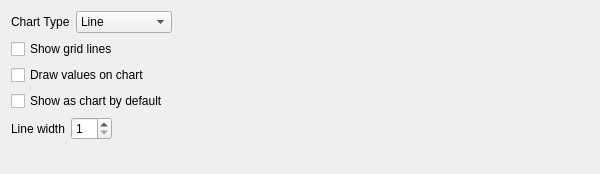
<?xml version="1.0" encoding="UTF-8"?>
<ui version="4.0" stdsetdef="0">
  <author></author>
  <comment></comment>
  <exportmacro></exportmacro>
  <class>kMyMoneyReportConfigTabChartDecl</class>
  <widget class="QWidget" name="kMyMoneyReportConfigTabChartDecl">
    <property name="geometry">
      <rect>
        <x>0</x>
        <y>0</y>
        <width>600</width>
        <height>174</height>
      </rect>
    </property>
    <property name="windowTitle">
      <string>Chart Tab</string>
    </property>
    <property name="toolTip" stdset="0">
      <string/>
    </property>
    <property name="whatsThis" stdset="0">
      <string>&lt;p&gt;On this tab, you configure the chart drawn forthis report.&lt;/p&gt;</string>
    </property>
    <layout class="QVBoxLayout">
      <item>
        <layout class="QHBoxLayout">
          <item>
            <widget class="QLabel" name="textLabel1">
              <property name="sizePolicy">
                <sizepolicy>
                  <hsizetype>5</hsizetype>
                  <vsizetype>5</vsizetype>
                  <horstretch>0</horstretch>
                  <verstretch>0</verstretch>
                </sizepolicy>
              </property>
              <property name="text">
                <string>Chart Type</string>
              </property>
              <property name="toolTip" stdset="0">
                <string>&lt;p&gt;Select what form you would like the chart to be drawn as.&lt;/p&gt;</string>
              </property>
              <property name="wordWrap">
                <bool>false</bool>
              </property>
            </widget>
          </item>
          <item>
            <widget class="QComboBox" name="m_comboType">
              <item>
                <property name="text">
                  <string>Line</string>
                </property>
              </item>
              <item>
                <property name="text">
                  <string>Bar</string>
                </property>
              </item>
              <item>
                <property name="text">
                  <string>Stacked Bar</string>
                </property>
              </item>
              <item>
                <property name="text">
                  <string>Pie</string>
                </property>
              </item>
              <item>
                <property name="text">
                  <string>Ring</string>
                </property>
              </item>
            </widget>
          </item>
          <item>
            <spacer name="spacer2">
              <property name="sizeHint">
                <size>
                  <width>121</width>
                  <height>20</height>
                </size>
              </property>
              <property name="sizeType">
                <enum>QSizePolicy::Expanding</enum>
              </property>
              <property name="orientation">
                <enum>Qt::Horizontal</enum>
              </property>
            </spacer>
          </item>
        </layout>
      </item>
      <item>
        <widget class="QCheckBox" name="m_checkGridLines">
          <property name="text">
            <string>Show grid lines</string>
          </property>
          <property name="toolTip" stdset="0">
            <string>&lt;p&gt;Select this option to show horizontal and vertical grid lines on the chart.&lt;/p&gt;</string>
          </property>
        </widget>
      </item>
      <item>
        <widget class="QCheckBox" name="m_checkValues">
          <property name="text">
            <string>Draw values on chart</string>
          </property>
          <property name="toolTip" stdset="0">
            <string>&lt;p&gt;Select this option to draw the numeric values for data points next to their plot location.&lt;/p&gt;</string>
          </property>
        </widget>
      </item>
      <item>
        <widget class="QCheckBox" name="m_checkShowChart">
          <property name="text">
            <string>Show as chart by default</string>
          </property>
          <property name="toolTip" stdset="0">
            <string>&lt;p&gt;Select this option to cause the report to be shown as a chart when you first open the report.  Otherwise, it will come up as a text report.&lt;/p&gt;</string>
          </property>
        </widget>
      </item>
      <item>
        <layout class="QHBoxLayout">
          <item>
            <widget class="QLabel" name="textLabel6">
              <property name="sizePolicy">
                <sizepolicy>
                  <hsizetype>5</hsizetype>
                  <vsizetype>5</vsizetype>
                  <horstretch>0</horstretch>
                  <verstretch>0</verstretch>
                </sizepolicy>
              </property>
              <property name="text">
                <string>Line width</string>
              </property>
              <property name="toolTip" stdset="0">
                <string>&lt;p&gt;Select what width should be used to draw the line on the chart&lt;/p&gt;</string>
              </property>
              <property name="wordWrap">
                <bool>false</bool>
              </property>
            </widget>
          </item>
          <item>
            <widget class="QSpinBox" name="m_lineWidth">
              <property name="maximum">
                <number>10</number>
              </property>
              <property name="minimum">
                <number>1</number>
              </property>
            </widget>
          </item>
          <item>
            <spacer name="spacer2">
              <property name="sizeHint">
                <size>
                  <width>121</width>
                  <height>20</height>
                </size>
              </property>
              <property name="sizeType">
                <enum>QSizePolicy::Expanding</enum>
              </property>
              <property name="orientation">
                <enum>Qt::Horizontal</enum>
              </property>
            </spacer>
          </item>
        </layout>
      </item>
      <item>
        <spacer name="spacer15">
          <property name="sizeHint">
            <size>
              <width>20</width>
              <height>20</height>
            </size>
          </property>
          <property name="sizeType">
            <enum>QSizePolicy::Expanding</enum>
          </property>
          <property name="orientation">
            <enum>Qt::Vertical</enum>
          </property>
        </spacer>
      </item>
    </layout>
  </widget>
  <layoutdefault spacing="6" margin="11"/>
  <pixmapfunction>qPixmapFromMimeSource</pixmapfunction>
</ui>
